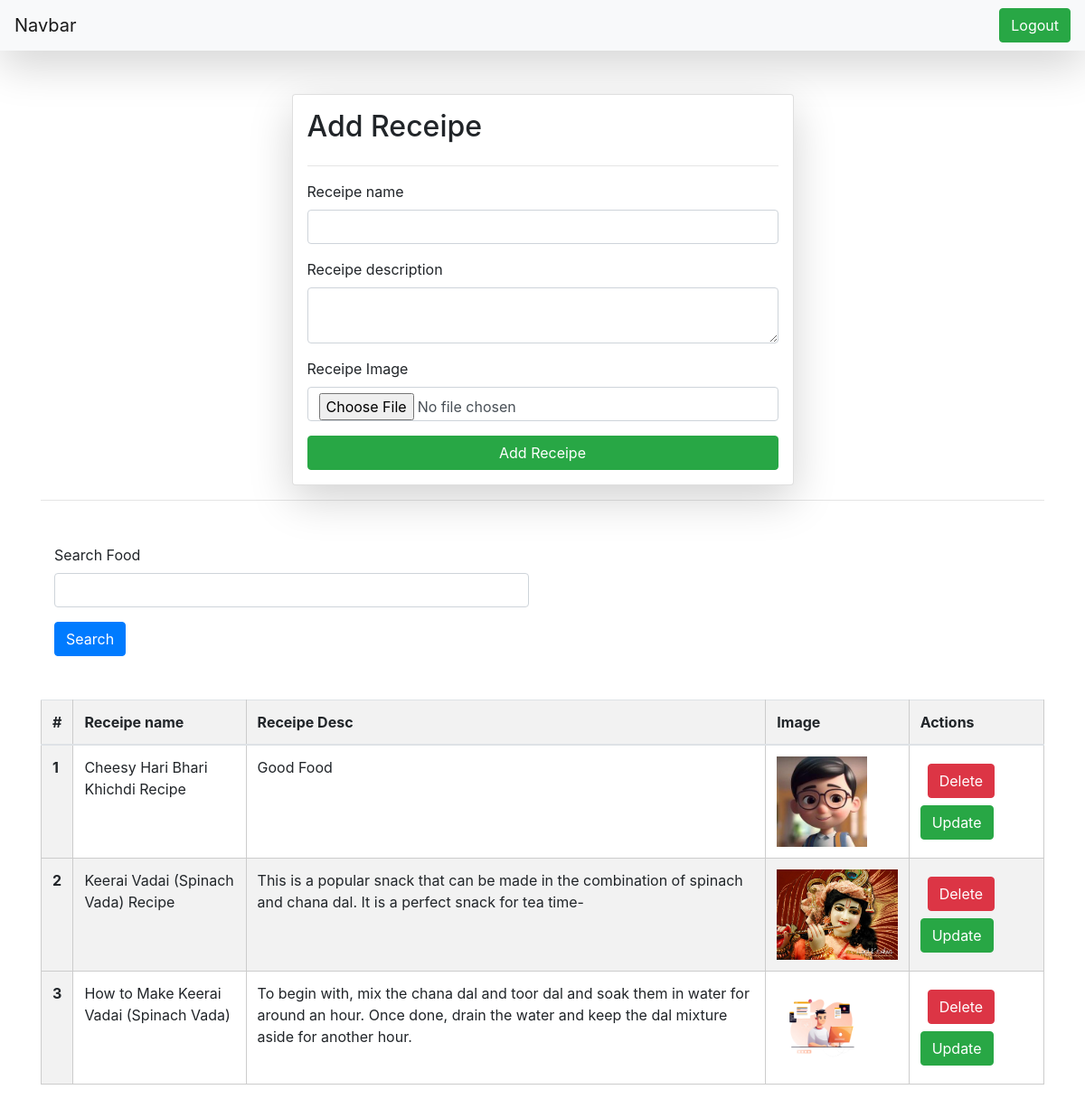
/receipes/ (signed in), run on the app's committed database.
### vege/models.py (models this page shows)
class Receipe(models.Model):
    user = models.ForeignKey(User, on_delete=models.SET_NULL, null=True, blank=True)
    receipe_name = models.CharField(max_length=100)
    receipe_description = models.TextField()
    receipe_image = models.ImageField(upload_to="receipe")
    receipe_view_count = models.PositiveIntegerField(default=1)

### vege/views.py (the view, shortened to what this page needs)
# urls.py: path('receipes/' , receipes, name= "receipes"),
@login_required(login_url="/login/")
def receipes(request):
    queryset = Receipe.objects.all()
    if request.GET.get('search'):
        queryset = queryset.filter(receipe_name__icontains = request.GET.get('search'))
    context = {'receipes':queryset}
    return render(request, 'receipes.html', context )

### vege/templates/receipes.html (shortened to what this page needs)
{% extends "base.html" %}
{% block start %}
<link href="https://maxcdn.bootstrapcdn.com/bootstrap/4.5.2/css/bootstrap.min.css" rel="stylesheet">
<div class="container mt-5">
    <form class="col-6 mx-auto card p-3 shadow-lg" method="post" enctype="multipart/form-data">
        <h2>Add Receipe</h2>
        <hr>
        <div class="form-group">
          <label for="exampleInputEmail1">Receipe name</label>
          <input name="receipe_name" type="text" class="form-control"  required>
         </div>
        <div class="form-group">
          <label for="exampleInputPassword1"  >Receipe description</label>
          <textarea name="receipe_description" class="form-control" required ></textarea>
        </div>
        <div class="form-group">
            <label for="exampleInputPassword1">Receipe Image</label>
            <input name="receipe_image" type="file" class="form-control" >
          </div>
        <button type="submit" class="btn btn-success">Add Receipe</button>
      </form>
      <hr>
      <div class="class mt-5">
        <form action="">
          <div class="max-auto col-6">
            <div class="form-group">
              <label for="exampleInputEmail1">Search Food</label>
              <input name="search" type="text" class="form-control">
            </div>
            <button type="submit" class="btn btn-primary "> Search</button>
          </form>
        </div>
      </div>
      <table class="table mt-5">
        <thead>
          <tr>
            <th scope="col">#</th>
            <th scope="col">Receipe name</th>
            <th scope="col">Receipe Desc</th>
            <th scope="col">Image</th>
            <th scope="col">Actions</th>
          </tr>
        </thead>
        <tbody>
            {% for receipe in receipes %}
          <tr>
            <th scope="row">{{forloop.counter}}</th>
            <td>{{receipe.receipe_name}}</td>
            <td>{{receipe.receipe_description}}</td>
            <td>
                <img src="/media/{{receipe.receipe_image}}" style="height: 100px;"> </td>
                <td>
                    <a href="/delete_receipe/{{receipe.id }}" class="btn btn-danger m-2">Delete</a>
                    <a href="/update_receipe/{{receipe.id }}" class="btn btn-success">Update</a>
                </td>
          </tr>
          {% endfor %}
        </tbody>
      </table>
{% endblock %}

### home/templates/base.html (shortened to what this page needs)
<!DOCTYPE html>
<html lang="en">
<head>
</head>
<body>
    <nav class="navbar navbar-light bg-light justify-content-between  shadow-lg">
        <a class="navbar-brand">Navbar</a>
        <form class="form-inline">
            {% if request.user.is_authenticated %}
            <a href="/logout/" class="btn btn-success my-2 my-sm-0" type="submit">Logout</a>
            {% else %}
            <a href="/login/" class="btn btn-success my-2 my-sm-0" type="submit">Login</a>
            {% endif %}
        </form>
    </nav>
    {% block start %}
    {% endblock %}
</body>
</html>

### home/templates/base.html (style rules this page uses)
table { width: 80%; margin: 20px auto; border-collapse: collapse; }
th, td { padding: 10px; text-align: left; border: 1px solid #ccc; }
th { background-color: #f2f2f2; }
tr:nth-child(even) { background-color: #f2f2f2; }

### data on the page
Receipe: receipe_name "Cheesy Hari Bhari Khichdi Recipe", receipe_description "Good Food", receipe_image (picture)
Receipe: receipe_name "Keerai Vadai (Spinach Vada) Recipe", receipe_description "This is a popular snack that can be made in the combination of spinach and chana dal. It is a perfect snack for tea time-", receipe_image (picture)
Receipe: receipe_name "How to Make Keerai Vadai (Spinach Vada)", receipe_description "To begin with, mix the chana dal and toor dal and soak them in water for around an hour. Once done, drain the water and keep the dal mixture aside for another hour.", receipe_image (picture)
